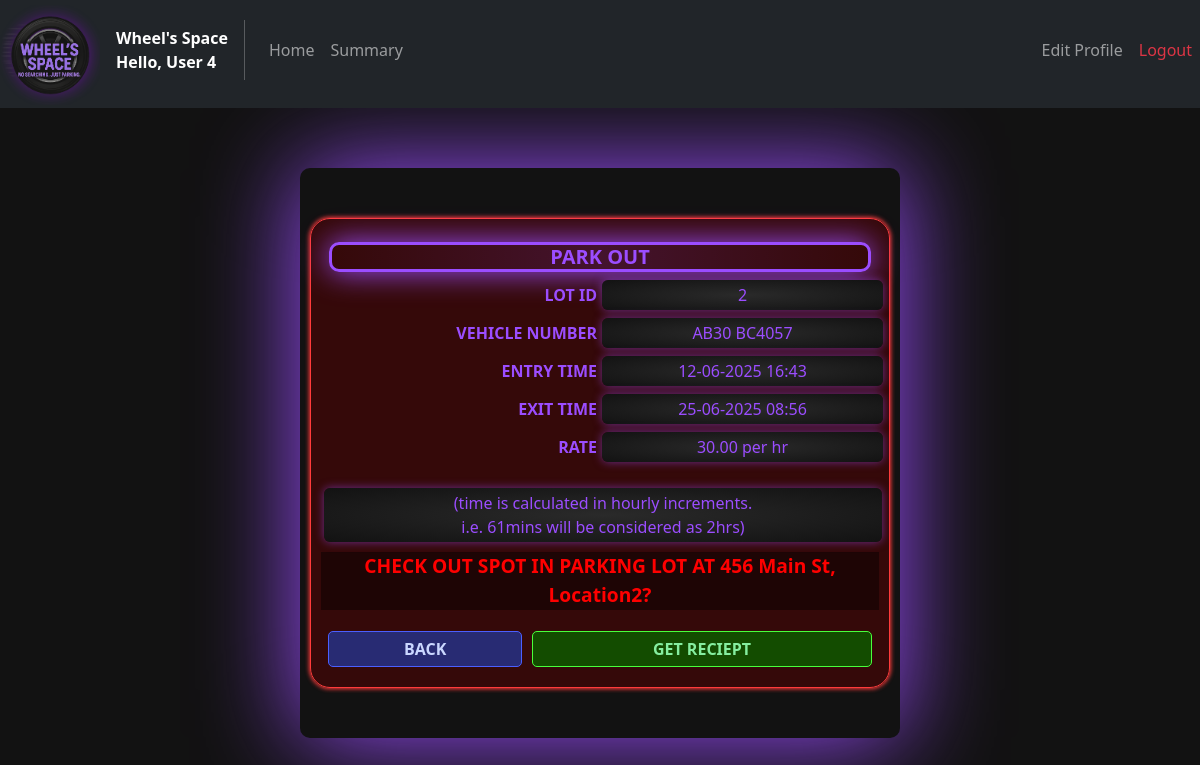
Page /releasespot/5/28 on the committed database.
### models/Users.py (models this page shows)
class Users(db.Model):
    __tablename__ = "Users"
    user_id = db.Column(db.Integer, primary_key = True)
    email   = db.Column(db.String(64), unique = True, nullable=False)
    passw   = db.Column(db.String(32), nullable = False)
    name    = db.Column(db.String(64), nullable = False)
    address = db.Column(db.Text, nullable = False)
    pincode = db.Column(db.Integer,nullable = False)
    reserved = db.relationship("Reservations",back_populates = "user")

### models/Lots.py (models this page shows)
class Lots(db.Model):
    __tablename__ = "Lots"
    lot_id   = db.Column(db.Integer, primary_key=True)
    location = db.Column(db.String(30), unique = True, nullable=False)
    price    = db.Column(db.Numeric(10, 2), nullable=False)
    address  = db.Column(db.String(100), nullable = False)
    pincode  = db.Column(db.Integer, nullable=False)
    max_spots= db.Column(db.Integer, nullable=False)
    spots    = db.relationship("Spots",back_populates = "lot")

### models/Reservations.py (models this page shows)
class Reservations(db.Model):
    __tablename__ = "Reservations"
    reservation_id = db.Column(db.Integer, primary_key = True)
    spot_id = db.Column(db.Integer, db.ForeignKey("Spots.spot_id"), nullable=True)
    user_id = db.Column(db.Integer, db.ForeignKey("Users.user_id"))
    parking_timestamp = db.Column(db.DateTime, nullable = False)
    leaving_timestamp = db.Column(db.DateTime)
    price_per_hour = db.Column(db.Numeric(10, 2), nullable=False)
    vehicle_number = db.Column(db.String(11), nullable=False)
    spot = db.relationship("Spots", back_populates = "reservation")
    user = db.relationship("Users", back_populates = "reserved")

### controllers/user_routes.py (the view)
@user_routes.route("/releasespot/<int:user_id>/<int:spot_id>")
def releasespot(user_id, spot_id):
    user = Users.query.filter_by(user_id = user_id).first()
    spot = Spots.query.filter_by(spot_id=spot_id).first()
    lot = spot.lot
    reservation = Reservations.query.filter_by(spot_id = spot.spot_id, leaving_timestamp=None).first()
    return render_template("user_release_spot.html", user = user, lot = lot, spot_id = spot_id, res = reservation, curtime=datetime.now())

### templates/user_release_spot.html (shortened to what this page needs)
<!DOCTYPE html>
<html lang="en">
<head>
    <link href="https://cdn.jsdelivr.net/npm/bootstrap@5.2.3/dist/css/bootstrap.min.css" rel="stylesheet"
>
    <link rel="stylesheet" href="{{ url_for('static', filename='css/General_style.css') }}">
    <link rel="stylesheet" href="{{ url_for('static', filename='css/User_style.css') }}">
</head>
<body>
    <nav class="navbar navbar-expand-lg navbar-dark bg-dark my-nav-bar">
        <div class="navbar-brand logo">
            <img src="{{ url_for('static', filename='images/logo.png' )}}" alt="LOGO" id="logo" class="img-fluid mb-5">
        </div>
        <div>
            <div class="fw-bold text-white">Wheel's Space</div>
            <div class="fw-bold text-white"> Hello, {{user.name}}</div>
        </div>
        <div class="collapse navbar-collapse" id="navbarelements">
            <ul class="navbar-nav me-auto">
                <li class="nav-item">
                    <a href="{{url_for('user_routes.home', user_id = user.user_id)}}" class="nav-link my-nav-link">Home</a>
                </li>
                <li class="nav-item">
                    <a href="{{url_for('user_routes.summary', user_id = user.user_id)}}" class="nav-link my-nav-link">Summary</a>
                </li>
            </ul>
            <ul class="navbar-nav">
                 <li class="nav-item">
                    <a href="{{url_for('user_routes.useredit', user_id = user.user_id)}}" class="nav-link my-nav-link">Edit Profile</a>
                </li>
                <li class="nav-item">
                    <a href="{{url_for('auth_rbac.logout')}}" class="nav-link my-nav-link text-danger">Logout</a>
                </li>
            </ul>
        </div>
    </nav>
    <div class="span-box container d-flex justify-content-center">
        <div class="red-box">
            <h2 class="row m-2 my-title justify-content-center fw-bold h5">
                PARK OUT
            </h2>
            <div class="row mb-2 px-2">
                <div class="col my-label">LOT ID</div>
                <div class="col my-value view-highlight">{{lot.lot_id}}</div>
            </div>
            <div class="row mb-2 px-2">
                <div class="col my-label">VEHICLE NUMBER</div>
                <div class="col my-value view-highlight">{{res.vehicle_number}}</div>
            </div>
            <div class="row mb-2 px-2">
                <div class="col my-label">ENTRY TIME</div>
                <div class="col my-value view-highlight">{{res.parking_timestamp.strftime("%d-%m-%Y %H:%M")}}</div>
            </div>
            <div class="row mb-2 px-2">
                <div class="col my-label">EXIT TIME</div>
                <div class="col my-value view-highlight">{{curtime.strftime("%d-%m-%Y %H:%M")}}</div>
            </div>
            <div class="row mb-3 px-2">
                <div class="col my-label">RATE</div>
                <div class="col my-value view-highlight">{{lot.price}} per hr</div>
            </div>
            <span class="view-highlight w-100 col-12">(time is calculated in hourly increments.<br>i.e. 61mins will be considered as 2hrs)</span>
            <p>CHECK OUT SPOT IN PARKING LOT AT {{lot.address}}, {{lot.location}}?</p>
            <div class="row justify-content-center">
                <a href="{{url_for('user_routes.home',user_id = user.user_id)}}" class="user-btn col-4 edit-btn">BACK</a>
                <div class="add-btn user-btn col-7" data-bs-target="#reciept" data-bs-toggle="collapse">GET RECIEPT</div>
            </div>
        </div>
    </div>
</body>
</html>

### static/css/General_style.css (style rules this page uses)
body { background-color: #121212; }
.logo { max-width: 100px; max-height: 100px; }
.my-nav-bar { padding-top: 0px; }
.my-nav-link { padding: 10px; }
.view-highlight { display: inline-block; text-align: center !important; padding: 3px; border-radius: 6px; background: radial-gradient(#2a2a2a, #121212); color: #9b4dff; box-shadow: 0 0 10px #9b4dff88; }
.span-box { min-width: 200px; max-width: 600px !important; margin-top: 5%; width: 80%; background-color: #121212; box-shadow: 0px 0px 100px 0px #9b4dff; padding: 50px 10px; border-radius: 10px; }
.span-box span { width: 45%; margin: 10px 3px; text-align: end; display: inline-block; }
.span-box h2 { background: linear-gradient( to right, rgba(155, 77, 255, 0) 0%, rgba(155, 77, 255, 0.15) 50%, rgba(155, 77, 255, 0) 100% ); }
.edit-btn { background-color: #282b73; color: #cbd7ff; border: 1px solid #4b5fff; }
.add-btn { background-color: #134c00; color: #85ee9f; border: 1px solid #48ff3b; }
.my-title { border: 3px solid #9b4dff; color: #9b4dff; padding: 0px 10px; box-shadow: 0px 0px 30px 0px; border-radius: 10px; }
.red-box { background-color: #51020290; border: 1px solid #ff3b3b; box-shadow: 0px 0px 4px 1px #ff3b3b; border-radius: 20px; padding: 15px 10px; }
.red-box > p { color: #ff0000; font-size: larger; font-weight: bold; text-align: center; background-color: #00000070; }
.my-label { color: #9b4dff; font-weight: bold; padding: 3px 5px; text-align: right; }
.my-value { text-align: left; }

### static/css/User_style.css (style rules this page uses)
.user-btn { display: inline-block; text-decoration: none; font-weight: bold; padding: 5px 20px; margin: 5px; border-radius: 5px; transition: 0.2s all linear; text-align: center; cursor: pointer; }

### rows in the picture
Users: name "User 4"
Lots: lot_id "2", price "30.00", address "456 Main St", location "Location2"
Reservations: vehicle_number "AB30 BC4057", parking_timestamp "12-06-2025 16:43"
